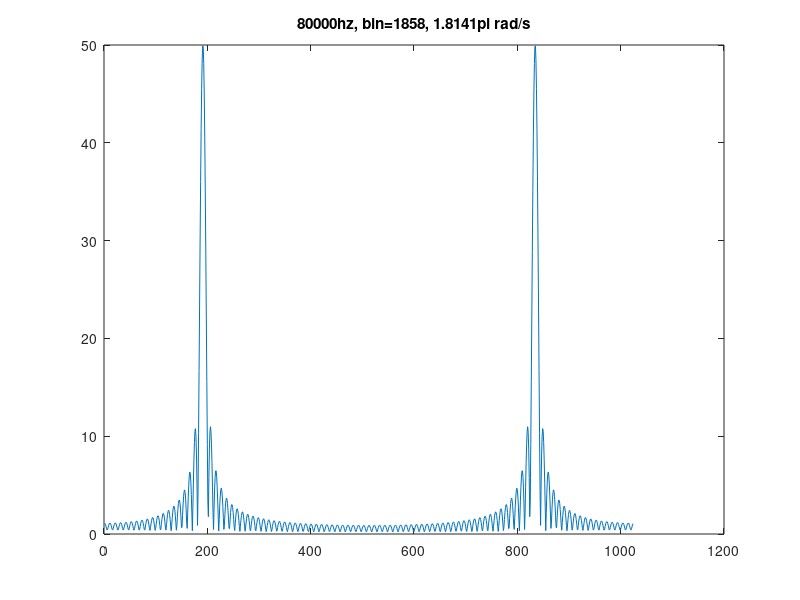

Write the MATLAB code that produced this figure.
%sweep.m

fs = 44100;
% f = 0;
% fInc = 100;

for f = 0:100:80000
    x = sin(2*pi*[0:100]*f/fs);
    trans = fft(x,1024); %compute fft of that sine signal
    drawnow;
    
    plot(abs(trans)); %plot the magnitude of fft 
    title([num2str(f) 'hz, bin=' num2str(round(1024*f/fs)) ', ' num2str((f/fs)) 'pi rad/s']);
end

